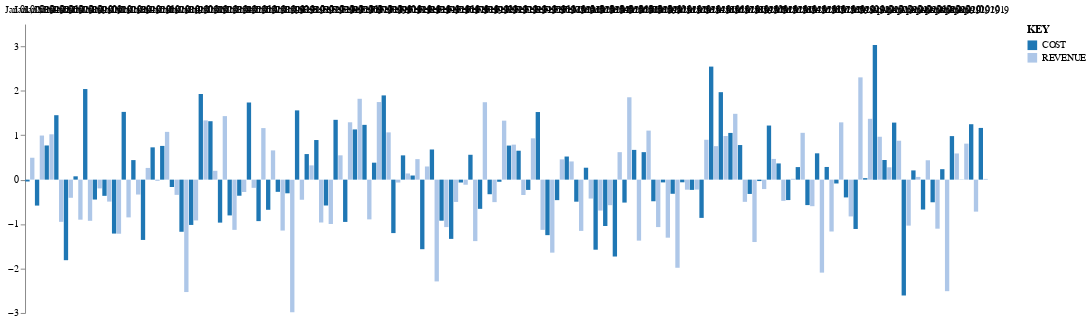

The notebook cell this image was saved under:
### Code cell
import altair as alt
import pandas as pd
m = 100
data = pd.DataFrame({
    'DATE': pd.date_range('2019-01-01', freq='D', periods=m),
    'REVENUE': np.random.randn(m),
    'COST': np.random.randn(m),
}).melt('DATE', var_name='KEY', value_name='VALUE')

print(data.head())

bars = alt.Chart(data, width=10).mark_bar().encode(
    y=alt.Y('VALUE:Q', title=None),
    x=alt.X('KEY:O', axis=None),
    color=alt.Color('KEY:O', scale=alt.Scale(scheme='category20')),
    tooltip=['DATE', 'KEY', 'VALUE'],
)

(bars).facet(
    column=alt.Column('DATE:T'),
    align="none",
    spacing=0,
).configure_header(
    title=None
).configure_axis(
    grid=False
).configure_view(
    strokeOpacity=0
)

### Figure 1 — Vega-Lite specification as saved in the notebook (floating-point values rounded to 4 significant figures; data arrays with more than 128 entries replaced by an {"elided": "..."} marker saying what was removed)
{"$schema": "https://vega.github.io/schema/vega-lite/v3.3.0.json", "align": "none", "config": {"axis": {"grid": false}, "header": {"title": null}, "mark": {"tooltip": null}, "view": {"height": 300, "strokeOpacity": 0, "width": 400}}, "data": {"name": "data-77f4b304dd845228a65570ab0f597919"}, "datasets": {"data-77f4b304dd845228a65570ab0f597919": {"elided": "200 records"}}, "facet": {"column": {"field": "DATE", "type": "temporal"}}, "spacing": 0, "spec": {"encoding": {"color": {"field": "KEY", "scale": {"scheme": "category20"}, "type": "ordinal"}, "tooltip": [{"field": "DATE", "type": "temporal"}, {"field": "KEY", "type": "nominal"}, {"field": "VALUE", "type": "quantitative"}], "x": {"axis": null, "field": "KEY", "type": "ordinal"}, "y": {"field": "VALUE", "title": null, "type": "quantitative"}}, "mark": "bar", "width": 10}}
